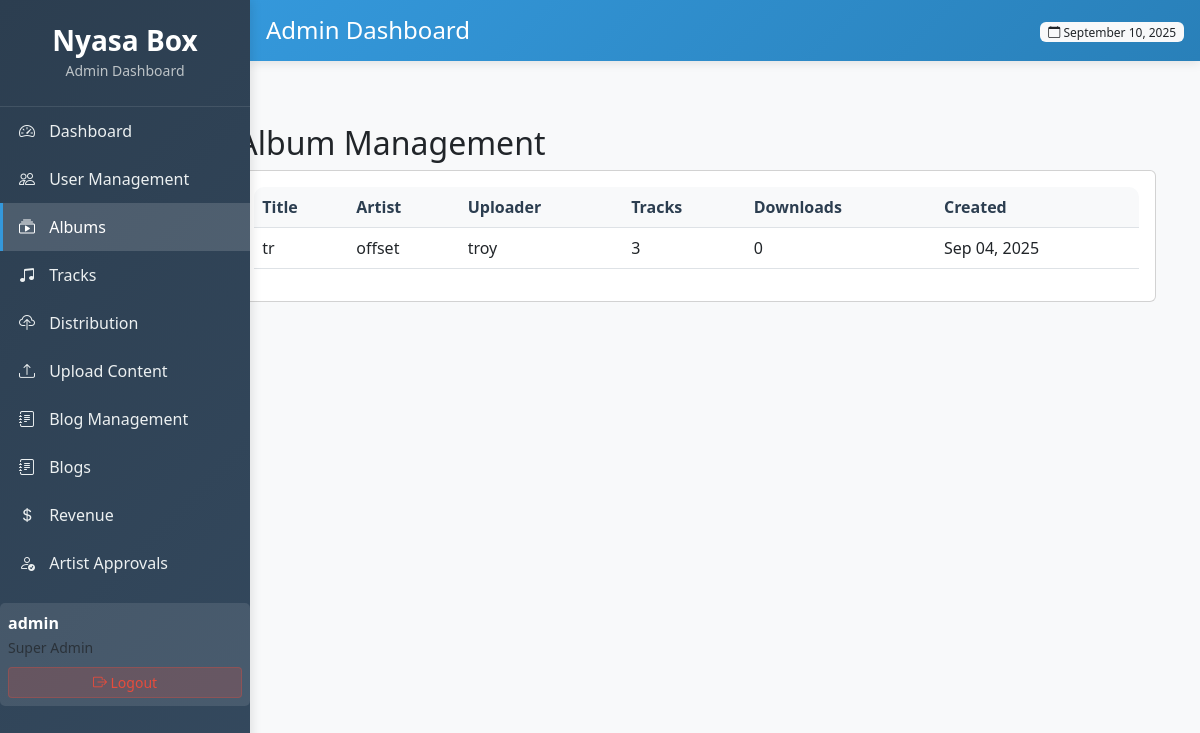
The page /adminxy/albums/ (signed in) on the database its author committed.
### core/models.py (models this page shows, shortened)
class Album(models.Model):
    title = models.CharField(max_length=200)
    slug = models.SlugField(unique=True, max_length=200)
    artist = models.CharField(max_length=200)
    genre = models.CharField(max_length=20, choices=GENRE_CHOICES)
    release_date = models.DateField()
    cover_art = models.ImageField(upload_to='album_covers/')
    description = models.TextField(blank=True)
    uploader = models.ForeignKey(User, on_delete=models.CASCADE)
    created_at = models.DateTimeField(auto_now_add=True)
    updated_at = models.DateTimeField(auto_now=True)
    downloads = models.PositiveIntegerField(default=0)
    class Meta:
        indexes = [
            models.Index(fields=['slug'], name='idx_album_slug'),
            models.Index(fields=['created_at'], name='idx_album_created_at'),
            models.Index(fields=['uploader'], name='idx_album_uploader'),
        ]

### core/admin_views.py (the view)
# urls.py: path('adminxy/albums/', admin_views.admin_albums, name='admin_albums'),
@login_required
@user_passes_test(is_admin)
def admin_albums(request):
    albums = Album.objects.select_related('uploader').order_by('-created_at')
    return render(request, 'peza/albums.html', {'albums': albums})

### core/admin_views.py (called while the page is built)
def is_admin(user):
    return user.is_authenticated and user.is_superuser

### core/templates/peza/albums.html
{% extends 'peza/base.html' %}
{% block content %}
<div class="container-fluid">
    <div class="row">
        <div class="col-md-9 col-lg-10 ms-auto">
            <div class="container-fluid mt-4">
                <h2>Album Management</h2>
                <div class="card">
                    <div class="card-body">
                        <div class="table-responsive">
                            <table class="table table-hover">
                                <thead>
                                    <tr>
                                        <th>Title</th>
                                        <th>Artist</th>
                                        <th>Uploader</th>
                                        <th>Tracks</th>
                                        <th>Downloads</th>
                                        <th>Created</th>
                                    </tr>
                                </thead>
                                <tbody>
                                    {% for album in albums %}
                                    <tr>
                                        <td>{{ album.title }}</td>
                                        <td>{{ album.artist }}</td>
                                        <td>{{ album.uploader.username }}</td>
                                        <td>{{ album.tracks.count }}</td>
                                        <td>{{ album.downloads }}</td>
                                        <td>{{ album.created_at|date:"M d, Y" }}</td>
                                    </tr>
                                    {% endfor %}
                                </tbody>
                            </table>
                        </div>
                    </div>
                </div>
            </div>
        </div>
    </div>
</div>
{% endblock %}

### core/templates/peza/base.html (shortened to what this page needs)
<!DOCTYPE html>
<html lang="en">
<head>
    <link href="https://cdn.jsdelivr.net/npm/bootstrap@5.3.0/dist/css/bootstrap.min.css" rel="stylesheet">
    <link rel="stylesheet" href="https://cdn.jsdelivr.net/npm/bootstrap-icons@1.10.0/font/bootstrap-icons.css">
</head>
<body>
    <div class="admin-sidebar">
        <div class="sidebar-brand">
            <h3>Nyasa Box</h3>
            <small class="text-muted">Admin Dashboard</small>
        </div>
        <div class="sidebar-nav">
            <ul class="nav flex-column">
                <li class="nav-item">
                    <a class="nav-link {% if request.resolver_match.url_name == 'admin_dashboard' %}active{% endif %}"
                       href="{% url 'admin_dashboard' %}">
                        <i class="bi bi-speedometer2"></i> Dashboard
                    </a>
                </li>
                <li class="nav-item">
                    <a class="nav-link {% if request.resolver_match.url_name == 'admin_users' %}active{% endif %}"
                       href="{% url 'admin_users' %}">
                        <i class="bi bi-people"></i> User Management
                    </a>
                </li>
                <li class="nav-item">
                    <a class="nav-link {% if request.resolver_match.url_name == 'admin_albums' %}active{% endif %}"
                       href="{% url 'admin_albums' %}">
                        <i class="bi bi-collection-play"></i> Albums
                    </a>
                </li>
                <li class="nav-item">
                    <a class="nav-link {% if request.resolver_match.url_name == 'admin_tracks' %}active{% endif %}"
                       href="{% url 'admin_tracks' %}">
                        <i class="bi bi-music-note-beamed"></i> Tracks
                    </a>
                </li>
                <li class="nav-item">
                    <a class="nav-link {% if request.resolver_match.url_name == 'admin_distribution_requests' %}active{% endif %}"
                       href="{% url 'admin_distribution_requests' %}">
                        <i class="bi bi-cloud-upload"></i> Distribution
                    </a>
                </li>
                <li class="nav-item">
                    <a class="nav-link {% if request.resolver_match.url_name == 'admin_upload_content' %}active{% endif %}"
                       href="{% url 'admin_upload_content' %}">
                        <i class="bi bi-upload"></i> Upload Content
                    </a>
                </li>
                <li class="nav-item">
                    <a class="nav-link {% if request.resolver_match.url_name == 'admin_blog_management' %}active{% endif %}"
                       href="{% url 'admin_blog_management' %}">
                        <i class="bi bi-journal-text"></i> Blog Management
                    </a>
                </li>
                  <li class="nav-item">
                    <a class="nav-link {% if request.resolver_match.url_name == 'create_blog' %}active{% endif %}"
                       href="{% url 'create_blog' %}">
                        <i class="bi bi-journal-text"></i> Blogs
                    </a>
                </li>
                <li class="nav-item">
                    <a class="nav-link {% if request.resolver_match.url_name == 'admin_revenue' %}active{% endif %}"
                       href="{% url 'admin_revenue' %}">
                        <i class="bi bi-currency-dollar"></i> Revenue
                    </a>
                </li>
                <li class="nav-item">
                    <a class="nav-link {% if request.resolver_match.url_name == 'admin_artist_approvals' %}active{% endif %}"
                       href="{% url 'admin_artist_approvals' %}">
                        <i class="bi bi-person-check"></i> Artist Approvals
                    </a>
                </li>
            </ul>
        </div>
        <div class="user-info">
            <div class="d-flex align-items-center">
                <div class="flex-grow-1">
                    <strong>{{ user.username }}</strong>
                    <br>
                    <small class="text-muted">Super Admin</small>
                </div>
            </div>
            <form method="post" action="{% url 'logout' %}" class="mt-2">
                <button type="submit" class="btn btn-sm logout-btn w-100">
                    <i class="bi bi-box-arrow-right"></i> Logout
                </button>
            </form>
        </div>
    </div>
    <div class="admin-header">
        <div class="d-flex justify-content-between align-items-center">
            <h4 class="mb-0">
                {% block page_title %}Admin Dashboard{% endblock %}
            </h4>
            <div>
                <span class="badge bg-light text-dark">
                    <i class="bi bi-calendar"></i> {% now "F j, Y" %}
                </span>
            </div>
        </div>
    </div>
    <div class="admin-content">
        {% block content %}{% endblock %}
    </div>
</body>
</html>

### core/templates/peza/base.html (style rules this page uses)
body { background-color: #f8f9fa; font-family: 'Segoe UI', Tahoma, Geneva, Verdana, sans-serif; }
.admin-sidebar { background: linear-gradient(135deg, #2c3e50, #34495e); color: white; height: 100vh; position: fixed; left: 0; top: 0; width: 250px; z-index: 1000; box-shadow: 2px 0 10px rgba(0,0,0,0.1); }
.admin-header { background: linear-gradient(135deg, #3498db, #2980b9); color: white; padding: 1rem; margin-left: 0px; position: fixed; top: 0; right: 0; left: 250px; z-index: 999; box-shadow: 0 2px 10px rgba(0,0,0,0.1); }
.admin-content { margin-left: 0px; margin-top: 80px; padding: 20px; min-height: calc(100vh - 80px); }
.sidebar-brand { padding: 1.5rem 1rem; border-bottom: 1px solid rgba(255,255,255,0.1); text-align: center; }
.sidebar-brand h3 { margin: 0; font-weight: 600; }
.sidebar-brand .text-muted { color: #bdc3c7 !important; }
.nav-link { color: #ecf0f1; padding: 0.75rem 1rem; border-left: 3px solid transparent; transition: all 0.3s ease; }
.nav-link.active { background-color: rgba(255,255,255,0.15); border-left-color: #3498db; color: #ffffff; }
.nav-link i { width: 20px; margin-right: 10px; }
.table-responsive { border-radius: 10px; overflow: hidden; }
.table th { background-color: #f8f9fa; border-top: none; font-weight: 600; color: #2c3e50; }
.badge { font-weight: 500; }
.user-info { background: rgba(255,255,255,0.1); border-radius: 5px; padding: 0.5rem; margin-top: 1rem; }
.logout-btn { background: rgba(231, 76, 60, 0.2); border: 1px solid rgba(231, 76, 60, 0.3); color: #e74c3c; }

### rows shown on the page
Album: title "tr", artist "offset", uploader.username "troy", tracks.count "3", downloads "0", created_at "Sep 04, 2025"

### other values the page prints
{{ user.username }} "admin"
